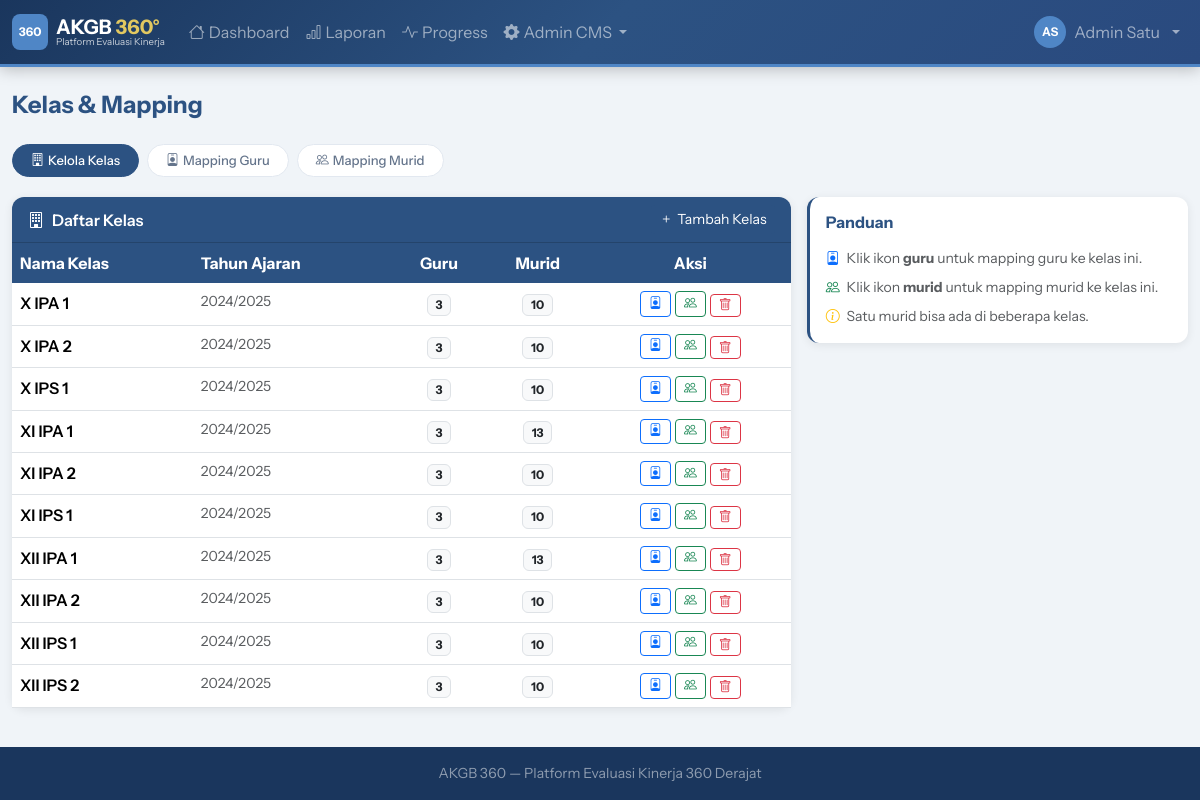
The app's page /demo/admin/classes.php (signed in) with its own data.
### tables this page shows
CREATE TABLE `classes` (
  `id` int NOT NULL AUTO_INCREMENT,
  `name` varchar(100) NOT NULL,
  `year_start` int NOT NULL COMMENT 'Tahun ajaran mulai, cth: 2024',
  `description` text,
  `is_active` tinyint(1) DEFAULT '1',
  `created_at` timestamp NULL DEFAULT CURRENT_TIMESTAMP,
  PRIMARY KEY (`id`),
  KEY `idx_year` (`year_start`)
);

### public_html/demo/includes/db.php (called while the page is built, shortened)
<?php
class Database {
    private static ?PDO $instance = null;
    public static function getInstance(): PDO {
        if (self::$instance === null) {
            $dsn = "mysql:host=" . DB_HOST . ";dbname=" . DB_NAME . ";charset=" . DB_CHARSET;
            $options = [
                PDO::ATTR_ERRMODE            => PDO::ERRMODE_EXCEPTION,
                PDO::ATTR_DEFAULT_FETCH_MODE => PDO::FETCH_ASSOC,
                PDO::ATTR_EMULATE_PREPARES   => false,
            ];
            try {
                self::$instance = new PDO($dsn, DB_USER, DB_PASS, $options);
            } catch (PDOException $e) {
                die(json_encode(['error' => 'Database connection failed: ' . $e->getMessage()]));
            }
        }
        return self::$instance;
    }
    public static function query(string $sql, array $params = []): PDOStatement {
        $stmt = self::getInstance()->prepare($sql);
        $stmt->execute($params);
        return $stmt;
    }
    public static function fetchAll(string $sql, array $params = []): array {
        return self::query($sql, $params)->fetchAll();
    }
    public static function fetchOne(string $sql, array $params = []): ?array {
        $row = self::query($sql, $params)->fetch();
        return $row ?: null;
    }
}

### public_html/demo/includes/functions.php (called while the page is built, shortened)
<?php
function h(string $s = ''): string {
    return htmlspecialchars($s, ENT_QUOTES, 'UTF-8');
}

### public_html/demo/admin/classes.php (the view, shortened to what this page needs)
<?php
require_once __DIR__ . '/../includes/db.php';
require_once __DIR__ . '/../includes/functions.php';
require_once __DIR__ . '/../includes/layout.php';
$tab    = $_GET['tab'] ?? 'classes';
$classes  = Database::fetchAll("SELECT * FROM classes ORDER BY year_start DESC, name");
$classStats = [];
foreach ($classes as $c) {
    $classStats[$c['id']] = [
        'teachers' => Database::fetchOne("SELECT COUNT(*) c FROM class_teachers WHERE class_id=?", [$c['id']])['c'],
        'students' => Database::fetchOne("SELECT COUNT(*) c FROM class_students WHERE class_id=?", [$c['id']])['c'],
    ];
}
?>
<div class="tab-pill">
  <a href="?tab=classes"  class="<?= $tab==='classes' ?'active':'' ?>"><i class="bi bi-building me-1"></i>Kelola Kelas</a>
  <a href="?tab=teachers" class="<?= $tab==='teachers'?'active':'' ?>"><i class="bi bi-person-badge me-1"></i>Mapping Guru</a>
  <a href="?tab=students" class="<?= $tab==='students'?'active':'' ?>"><i class="bi bi-people me-1"></i>Mapping Murid</a>
</div>
<?php
if ($tab === 'classes'): ?>
<div class="row g-3">
  <div class="col-md-8">
    <div class="card">
      <div class="card-header d-flex justify-content-between align-items-center">
        <span><i class="bi bi-building me-2"></i>Daftar Kelas</span>
        <button class="btn btn-sm btn-navy" data-bs-toggle="modal" data-bs-target="#modalAddClass">
          <i class="bi bi-plus me-1"></i>Tambah Kelas
        </button>
      </div>
      <div class="card-body p-0">
        <table class="table table-hover mb-0">
          <thead><tr>
            <th>Nama Kelas</th>
            <th>Tahun Ajaran</th>
            <th class="text-center">Guru</th>
            <th class="text-center">Murid</th>
            <th class="text-center">Aksi</th>
          </tr></thead>
          <tbody>
          <?php foreach ($classes as $c): ?>
          <tr>
            <td class="fw-semibold"><?= h($c['name']) ?></td>
            <td class="text-muted small"><?= $c['year_start'] ?>/<?= $c['year_start']+1 ?></td>
            <td class="text-center">
              <span class="badge bg-light text-dark border"><?= $classStats[$c['id']]['teachers'] ?></span>
            </td>
            <td class="text-center">
              <span class="badge bg-light text-dark border"><?= $classStats[$c['id']]['students'] ?></span>
            </td>
            <td class="text-center">
              <div class="d-flex gap-1 justify-content-center">
                <a href="?tab=teachers&cid=<?= $c['id'] ?>" class="btn btn-sm btn-outline-primary py-0 px-2" title="Mapping guru">
                  <i class="bi bi-person-badge" style="font-size:.8rem"></i>
                </a>
                <a href="?tab=students&cid=<?= $c['id'] ?>" class="btn btn-sm btn-outline-success py-0 px-2" title="Mapping murid">
                  <i class="bi bi-people" style="font-size:.8rem"></i>
                </a>
                <form method="POST" class="d-inline"
                  onsubmit="return confirm('Hapus kelas <?= h($c['name']) ?>? Semua mapping akan terhapus.')">
                  <button class="btn btn-sm btn-outline-danger py-0 px-2">
                    <i class="bi bi-trash" style="font-size:.8rem"></i>
                  </button>
                </form>
              </div>
            </td>
          </tr>
          <?php endforeach; ?>
          </tbody>
        </table>
      </div>
    </div>
  </div>
  <div class="col-md-4">
    <div class="card" style="border-left:3px solid #2C5282">
      <div class="card-body">
        <h6 class="fw-bold text-navy mb-3">Panduan</h6>
        <p class="small text-muted mb-2">
          <i class="bi bi-person-badge text-primary me-1"></i>
          Klik ikon <strong>guru</strong> untuk mapping guru ke kelas ini.
        </p>
        <p class="small text-muted mb-2">
          <i class="bi bi-people text-success me-1"></i>
          Klik ikon <strong>murid</strong> untuk mapping murid ke kelas ini.
        </p>
        <p class="small text-muted mb-0">
          <i class="bi bi-info-circle text-warning me-1"></i>
          Satu murid bisa ada di beberapa kelas.
        </p>
      </div>
    </div>
  </div>
</div>
<?php
endif; ?>

### public_html/demo/assets/css/style.css (style rules this page uses)
:root { --ktb-navy: #2C5282; --ktb-navy-dark: #1A365D; --ktb-navy-light: #2A4A7F; --ktb-blue: #4F86C6; --ktb-blue-light: #6B9FD4; --ktb-blue-dark: #3A6FA8; --ktb-gold: #E2C860; --ktb-gold-light: #EDF2F7; --ktb-sunshade: #ff9a31; --ktb-aqua: #F0F4F8; --ktb-platinum: #C3D9ED; --ktb-gray: #F0F4F8; }
body { background: var(--ktb-aqua); min-height: 100vh; display: flex; flex-direction: column; font-family: 'Instrument Sans', 'Segoe UI', system-ui, sans-serif; }
.text-navy { color: var(--ktb-navy) !important; }
.card { border: none; box-shadow: 0 2px 10px rgba(0,0,0,.08); border-radius: 12px; }
.card-header { background: var(--ktb-navy); color: white; border-radius: 12px 12px 0 0 !important; font-weight: 600; }
.table thead th { background: var(--ktb-navy); color: white; border: none; }
.btn-navy { background: var(--ktb-navy); color: white; border: none; }

### public_html/demo/admin/classes.php (style rules this page uses)
.tab-pill { display:flex;gap:8px;margin-bottom:20px;flex-wrap:wrap }
.tab-pill a { padding:6px 18px;border-radius:20px;font-size:13px;font-weight:500;text-decoration:none;border:1px solid #e2e8f0;color:#64748b;background:#fff;transition:all .15s }
.tab-pill a.active { background:#2C5282;color:#fff;border-color:#2C5282 }

### records on screen
classes: name "X IPA 1", year_start "2024", $c['year_start']+1 "2025", id "3", id "10"
classes: name "X IPA 2", year_start "2024", $c['year_start']+1 "2025", id "3", id "10"
classes: name "X IPS 1", year_start "2024", $c['year_start']+1 "2025", id "3", id "10"
classes: name "XI IPA 1", year_start "2024", $c['year_start']+1 "2025", id "3", id "13"
classes: name "XI IPA 2", year_start "2024", $c['year_start']+1 "2025", id "3", id "10"
classes: name "XI IPS 1", year_start "2024", $c['year_start']+1 "2025", id "3", id "10"
classes: name "XII IPA 1", year_start "2024", $c['year_start']+1 "2025", id "3", id "13"
classes: name "XII IPA 2", year_start "2024", $c['year_start']+1 "2025", id "3", id "10"
classes: name "XII IPS 1", year_start "2024", $c['year_start']+1 "2025", id "3", id "10"
classes: name "XII IPS 2", year_start "2024", $c['year_start']+1 "2025", id "3", id "10"

### other values on screen
$initials "AS"
$name "Admin Satu"
$title "Kelas & Mapping"
